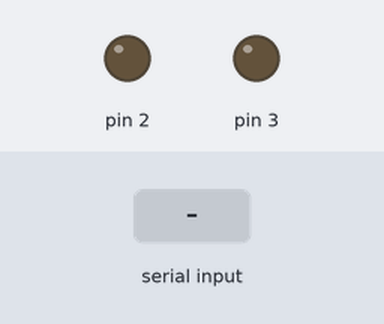
The sketch below on a simulated Arduino Uno, built with avr-gcc and run on an emulated ATmega328P. Shown: output pins drawn as LEDs (lit = HIGH). The test bench sets the inputs (shaded band).

Above: at 1.2 s.
1.3 s: byte 30 received over Serial
At 2.1 s:
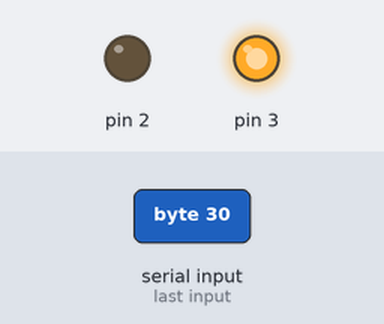
Timing chart, 0 to 4.3 s (numbered marks = the images above; inputs shaded):
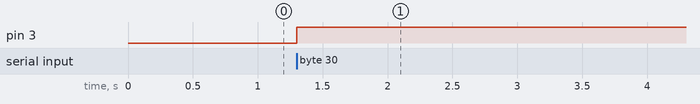

Measured:
- after the input at 1.3 s, pin 3: LOW → HIGH at once

The sketch:

extremely_advanced_bluetooth_2wd_robot_v51.ino
```cpp
void setup()
{
  for (byte i=0;i<4;i++)pinMode(i,1);
  Serial.begin(9600);
}

void loop()
{
  if(Serial.available()){char x=Serial.read();
  for (byte i=0;i<4;i++)digitalWrite(i+2,x&1<<i);}
}
```
